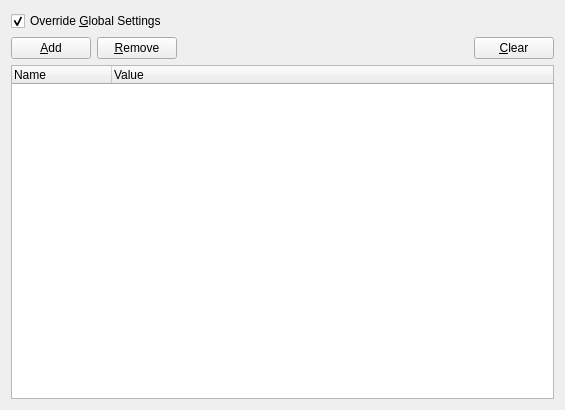
<?xml version="1.0" encoding="UTF-8"?>
<ui version="4.0">
 <class>EnvironmentVariables</class>
 <widget class="QWidget" name="EnvironmentVariables">
  <property name="geometry">
   <rect>
    <x>0</x>
    <y>0</y>
    <width>565</width>
    <height>410</height>
   </rect>
  </property>
  <property name="windowTitle">
   <string>Form</string>
  </property>
  <layout class="QVBoxLayout" name="verticalLayout">
   <item>
    <widget class="QCheckBox" name="overrideCheckBox">
     <property name="text">
      <string>Override &amp;Global Settings</string>
     </property>
     <property name="checked">
      <bool>true</bool>
     </property>
    </widget>
   </item>
   <item>
    <widget class="QWidget" name="settingsWidget" native="true">
     <property name="enabled">
      <bool>true</bool>
     </property>
     <layout class="QVBoxLayout" name="verticalLayout_2">
      <property name="leftMargin">
       <number>0</number>
      </property>
      <property name="topMargin">
       <number>0</number>
      </property>
      <property name="rightMargin">
       <number>0</number>
      </property>
      <property name="bottomMargin">
       <number>0</number>
      </property>
      <item>
       <layout class="QHBoxLayout" name="buttons">
        <item>
         <widget class="QPushButton" name="add">
          <property name="text">
           <string>&amp;Add</string>
          </property>
         </widget>
        </item>
        <item>
         <widget class="QPushButton" name="remove">
          <property name="text">
           <string>&amp;Remove</string>
          </property>
         </widget>
        </item>
        <item>
         <spacer name="horizontalSpacer">
          <property name="orientation">
           <enum>Qt::Orientation::Horizontal</enum>
          </property>
          <property name="sizeHint" stdset="0">
           <size>
            <width>40</width>
            <height>20</height>
           </size>
          </property>
         </spacer>
        </item>
        <item>
         <widget class="QPushButton" name="clear">
          <property name="text">
           <string>&amp;Clear</string>
          </property>
         </widget>
        </item>
       </layout>
      </item>
      <item>
       <widget class="QTreeWidget" name="list">
        <property name="alternatingRowColors">
         <bool>true</bool>
        </property>
        <property name="selectionMode">
         <enum>QAbstractItemView::SelectionMode::ExtendedSelection</enum>
        </property>
        <property name="rootIsDecorated">
         <bool>false</bool>
        </property>
        <property name="itemsExpandable">
         <bool>false</bool>
        </property>
        <property name="animated">
         <bool>true</bool>
        </property>
        <property name="expandsOnDoubleClick">
         <bool>false</bool>
        </property>
        <column>
         <property name="text">
          <string>Name</string>
         </property>
        </column>
        <column>
         <property name="text">
          <string>Value</string>
         </property>
        </column>
       </widget>
      </item>
     </layout>
    </widget>
   </item>
  </layout>
 </widget>
 <resources/>
 <connections/>
</ui>
